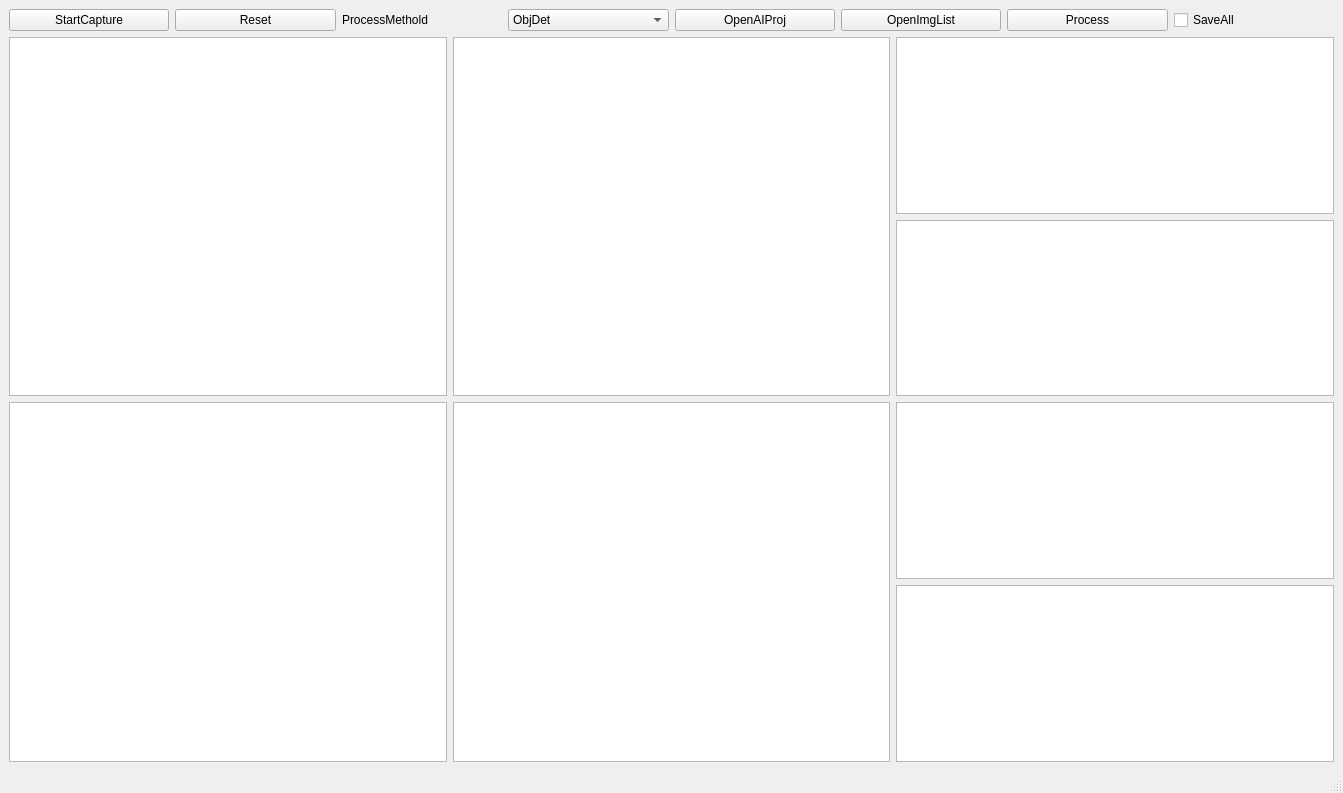
<?xml version="1.0" encoding="UTF-8"?>
<ui version="4.0">
 <class>MainWindow</class>
 <widget class="QMainWindow" name="MainWindow">
  <property name="geometry">
   <rect>
    <x>0</x>
    <y>0</y>
    <width>1343</width>
    <height>793</height>
   </rect>
  </property>
  <property name="font">
   <font>
    <family>Arial</family>
   </font>
  </property>
  <property name="windowTitle">
   <string>CV_Test</string>
  </property>
  <widget class="QWidget" name="centralwidget">
   <layout class="QGridLayout" name="gridLayout_2">
    <item row="0" column="0">
     <layout class="QHBoxLayout" name="horizontalLayout">
      <item>
       <widget class="QPushButton" name="buttonStartCapture">
        <property name="text">
         <string>StartCapture</string>
        </property>
        <property name="default">
         <bool>false</bool>
        </property>
       </widget>
      </item>
      <item>
       <widget class="QPushButton" name="buttonReset">
        <property name="text">
         <string>Reset</string>
        </property>
        <property name="default">
         <bool>false</bool>
        </property>
       </widget>
      </item>
      <item>
       <widget class="QLabel" name="labelProcessMethold">
        <property name="sizePolicy">
         <sizepolicy hsizetype="Preferred" vsizetype="Fixed">
          <horstretch>0</horstretch>
          <verstretch>0</verstretch>
         </sizepolicy>
        </property>
        <property name="text">
         <string>ProcessMethold</string>
        </property>
       </widget>
      </item>
      <item>
       <widget class="QComboBox" name="condComboBox">
        <property name="minimumSize">
         <size>
          <width>125</width>
          <height>0</height>
         </size>
        </property>
        <item>
         <property name="text">
          <string>ObjDet</string>
         </property>
        </item>
        <item>
         <property name="text">
          <string>SemSeg</string>
         </property>
        </item>
       </widget>
      </item>
      <item>
       <widget class="QPushButton" name="buttonOpenAIProject">
        <property name="text">
         <string>OpenAIProj</string>
        </property>
        <property name="default">
         <bool>false</bool>
        </property>
       </widget>
      </item>
      <item>
       <widget class="QPushButton" name="buttonOpenImgList">
        <property name="text">
         <string>OpenImgList</string>
        </property>
        <property name="default">
         <bool>false</bool>
        </property>
       </widget>
      </item>
      <item>
       <widget class="QPushButton" name="buttonProcess">
        <property name="enabled">
         <bool>true</bool>
        </property>
        <property name="text">
         <string>Process</string>
        </property>
       </widget>
      </item>
      <item>
       <widget class="QCheckBox" name="checkBoxSaving">
        <property name="text">
         <string>SaveAll</string>
        </property>
       </widget>
      </item>
     </layout>
    </item>
    <item row="1" column="0">
     <layout class="QGridLayout" name="gridLayout">
      <item row="0" column="0">
       <widget class="PictureView" name="imagebox1">
        <property name="sizePolicy">
         <sizepolicy hsizetype="Expanding" vsizetype="Expanding">
          <horstretch>0</horstretch>
          <verstretch>0</verstretch>
         </sizepolicy>
        </property>
        <property name="minimumSize">
         <size>
          <width>400</width>
          <height>300</height>
         </size>
        </property>
        <property name="contextMenuPolicy">
         <enum>Qt::DefaultContextMenu</enum>
        </property>
        <property name="sizeAdjustPolicy">
         <enum>QAbstractScrollArea::AdjustToContents</enum>
        </property>
        <property name="dragMode">
         <enum>QGraphicsView::ScrollHandDrag</enum>
        </property>
        <property name="transformationAnchor">
         <enum>QGraphicsView::AnchorUnderMouse</enum>
        </property>
        <property name="resizeAnchor">
         <enum>QGraphicsView::AnchorUnderMouse</enum>
        </property>
        <property name="viewportUpdateMode">
         <enum>QGraphicsView::BoundingRectViewportUpdate</enum>
        </property>
        <property name="rubberBandSelectionMode">
         <enum>Qt::ContainsItemBoundingRect</enum>
        </property>
       </widget>
      </item>
      <item row="0" column="1">
       <widget class="PictureView" name="imagebox2">
        <property name="sizePolicy">
         <sizepolicy hsizetype="Expanding" vsizetype="Expanding">
          <horstretch>0</horstretch>
          <verstretch>0</verstretch>
         </sizepolicy>
        </property>
        <property name="minimumSize">
         <size>
          <width>400</width>
          <height>300</height>
         </size>
        </property>
        <property name="contextMenuPolicy">
         <enum>Qt::DefaultContextMenu</enum>
        </property>
        <property name="sizeAdjustPolicy">
         <enum>QAbstractScrollArea::AdjustToContents</enum>
        </property>
        <property name="dragMode">
         <enum>QGraphicsView::ScrollHandDrag</enum>
        </property>
        <property name="transformationAnchor">
         <enum>QGraphicsView::AnchorUnderMouse</enum>
        </property>
        <property name="resizeAnchor">
         <enum>QGraphicsView::AnchorUnderMouse</enum>
        </property>
        <property name="viewportUpdateMode">
         <enum>QGraphicsView::BoundingRectViewportUpdate</enum>
        </property>
        <property name="rubberBandSelectionMode">
         <enum>Qt::ContainsItemBoundingRect</enum>
        </property>
       </widget>
      </item>
      <item row="0" column="2" rowspan="2">
       <layout class="QVBoxLayout" name="verticalLayout">
        <item>
         <widget class="QTextBrowser" name="textBrowser1">
          <property name="sizePolicy">
           <sizepolicy hsizetype="Expanding" vsizetype="Minimum">
            <horstretch>0</horstretch>
            <verstretch>0</verstretch>
           </sizepolicy>
          </property>
          <property name="minimumSize">
           <size>
            <width>400</width>
            <height>100</height>
           </size>
          </property>
          <property name="maximumSize">
           <size>
            <width>16777215</width>
            <height>1000</height>
           </size>
          </property>
         </widget>
        </item>
        <item>
         <widget class="QTextBrowser" name="textBrowser2">
          <property name="sizePolicy">
           <sizepolicy hsizetype="Expanding" vsizetype="Minimum">
            <horstretch>0</horstretch>
            <verstretch>0</verstretch>
           </sizepolicy>
          </property>
          <property name="minimumSize">
           <size>
            <width>400</width>
            <height>100</height>
           </size>
          </property>
          <property name="maximumSize">
           <size>
            <width>16777215</width>
            <height>1000</height>
           </size>
          </property>
         </widget>
        </item>
        <item>
         <widget class="QTextBrowser" name="textBrowser3">
          <property name="sizePolicy">
           <sizepolicy hsizetype="Expanding" vsizetype="Minimum">
            <horstretch>0</horstretch>
            <verstretch>0</verstretch>
           </sizepolicy>
          </property>
          <property name="minimumSize">
           <size>
            <width>400</width>
            <height>100</height>
           </size>
          </property>
          <property name="maximumSize">
           <size>
            <width>16777215</width>
            <height>1000</height>
           </size>
          </property>
         </widget>
        </item>
        <item>
         <widget class="QTextBrowser" name="textBrowser4">
          <property name="sizePolicy">
           <sizepolicy hsizetype="Expanding" vsizetype="Minimum">
            <horstretch>0</horstretch>
            <verstretch>0</verstretch>
           </sizepolicy>
          </property>
          <property name="minimumSize">
           <size>
            <width>400</width>
            <height>100</height>
           </size>
          </property>
          <property name="maximumSize">
           <size>
            <width>16777215</width>
            <height>1000</height>
           </size>
          </property>
         </widget>
        </item>
       </layout>
      </item>
      <item row="1" column="0">
       <widget class="PictureView" name="imagebox3">
        <property name="sizePolicy">
         <sizepolicy hsizetype="Expanding" vsizetype="Expanding">
          <horstretch>0</horstretch>
          <verstretch>0</verstretch>
         </sizepolicy>
        </property>
        <property name="minimumSize">
         <size>
          <width>400</width>
          <height>300</height>
         </size>
        </property>
        <property name="contextMenuPolicy">
         <enum>Qt::DefaultContextMenu</enum>
        </property>
        <property name="sizeAdjustPolicy">
         <enum>QAbstractScrollArea::AdjustToContents</enum>
        </property>
        <property name="dragMode">
         <enum>QGraphicsView::ScrollHandDrag</enum>
        </property>
        <property name="transformationAnchor">
         <enum>QGraphicsView::AnchorUnderMouse</enum>
        </property>
        <property name="resizeAnchor">
         <enum>QGraphicsView::AnchorUnderMouse</enum>
        </property>
        <property name="viewportUpdateMode">
         <enum>QGraphicsView::BoundingRectViewportUpdate</enum>
        </property>
        <property name="rubberBandSelectionMode">
         <enum>Qt::ContainsItemBoundingRect</enum>
        </property>
       </widget>
      </item>
      <item row="1" column="1">
       <widget class="PictureView" name="imagebox4">
        <property name="sizePolicy">
         <sizepolicy hsizetype="Expanding" vsizetype="Expanding">
          <horstretch>0</horstretch>
          <verstretch>0</verstretch>
         </sizepolicy>
        </property>
        <property name="minimumSize">
         <size>
          <width>400</width>
          <height>300</height>
         </size>
        </property>
        <property name="contextMenuPolicy">
         <enum>Qt::DefaultContextMenu</enum>
        </property>
        <property name="sizeAdjustPolicy">
         <enum>QAbstractScrollArea::AdjustToContents</enum>
        </property>
        <property name="dragMode">
         <enum>QGraphicsView::ScrollHandDrag</enum>
        </property>
        <property name="transformationAnchor">
         <enum>QGraphicsView::AnchorUnderMouse</enum>
        </property>
        <property name="resizeAnchor">
         <enum>QGraphicsView::AnchorUnderMouse</enum>
        </property>
        <property name="viewportUpdateMode">
         <enum>QGraphicsView::BoundingRectViewportUpdate</enum>
        </property>
        <property name="rubberBandSelectionMode">
         <enum>Qt::ContainsItemBoundingRect</enum>
        </property>
       </widget>
      </item>
     </layout>
    </item>
   </layout>
  </widget>
  <widget class="QStatusBar" name="statusbar"/>
  <widget class="QMenuBar" name="menubar">
   <property name="geometry">
    <rect>
     <x>0</x>
     <y>0</y>
     <width>1343</width>
     <height>20</height>
    </rect>
   </property>
  </widget>
 </widget>
 <customwidgets>
  <customwidget>
   <class>PictureView</class>
   <extends>QGraphicsView</extends>
   <header location="global">pictureview.h</header>
  </customwidget>
 </customwidgets>
 <resources/>
 <connections/>
</ui>
